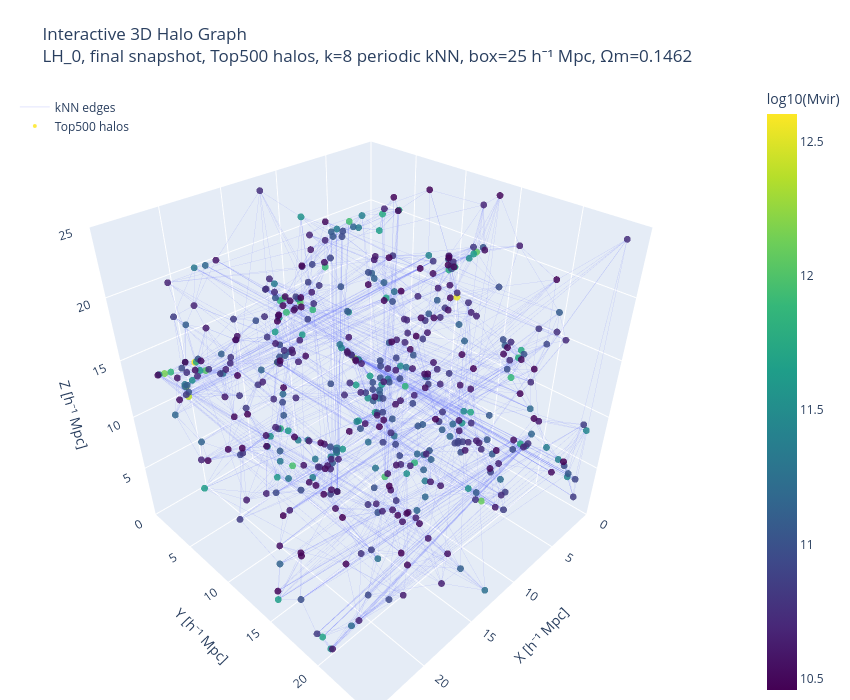

Notebook code cell kept with this figure:
### Markdown cell above
A model with complete collapse would appear almost flat. A good model should follow the rising true `Omega_m` curve. The Static GCN curve is expected to follow the true curve more closely than EvolveGCN-H, consistent with its lower MAE and higher collapse ratio. This plot complements the scatter plot, residual plot, and prediction distribution histogram.

### Code cell
from pathlib import Path
import torch
import numpy as np
import plotly.graph_objects as go

# -----------------------------
# Robust repo paths
# -----------------------------
ROOT = Path.cwd()
if ROOT.name == "visualization":
    ROOT = ROOT.parent.parent

DATASET_PATH = (
    ROOT
    / "data/processed/temporal_500u_none_top500_periodic_knn"
    / "camels_500u_temporal_logmass_none_top500_periodic_knn.pt"
)

OUT_DIR = ROOT / "outputs"
OUT_DIR.mkdir(parents=True, exist_ok=True)

if not DATASET_PATH.exists():
    raise FileNotFoundError(f"Dataset not found: {DATASET_PATH}")

# -----------------------------
# Load dataset
# -----------------------------
dataset = torch.load(DATASET_PATH, map_location="cpu")

print(type(dataset))
print(f"Number of universes: {len(dataset)}")

# -----------------------------
# Select universe and snapshot
# -----------------------------
sample_idx = 0
snapshot_idx = -1  # final snapshot

if isinstance(dataset, dict):
    universe_ids = sorted(dataset.keys(), key=lambda x: int(x.split("_")[1]))
    universe_id = universe_ids[sample_idx]
    sample = dataset[universe_id]
else:
    universe_id = f"index_{sample_idx}"
    sample = dataset[sample_idx]

print(f"Selected universe: {universe_id}")

# -----------------------------
# Extract graph snapshot
# -----------------------------
A = sample["A_list"][snapshot_idx]
X = sample["Nodes_list"][snapshot_idx]
mask = sample["mask_list"][snapshot_idx]
target = sample["target"]

# Convert to numpy
A = A.detach().cpu().numpy()
X = X.detach().cpu().numpy()
mask = mask.detach().cpu().numpy()

print("Original shapes:")
print("A:", A.shape)
print("X:", X.shape)
print("mask:", mask.shape)

# -----------------------------
# Fix shapes safely
# -----------------------------
A = np.squeeze(A)
X = np.squeeze(X)
mask = np.squeeze(mask)

# If mask becomes scalar, ignore it
if mask.ndim == 0:
    mask = np.ones(X.shape[0], dtype=bool)
else:
    mask = mask.reshape(-1).astype(bool)

print("After squeeze:")
print("A:", A.shape)
print("X:", X.shape)
print("mask:", mask.shape)

# Validate feature matrix
if X.ndim != 2:
    raise ValueError(f"Expected X to be 2D after squeeze, got shape {X.shape}")

if X.shape[1] < 4:
    raise ValueError(f"Expected at least 4 feature columns, got X shape {X.shape}")

# Validate adjacency
if A.ndim != 2 or A.shape[0] != A.shape[1]:
    raise ValueError(f"Expected square adjacency matrix, got shape {A.shape}")

# Apply mask only if it matches node count
num_nodes = X.shape[0]

if len(mask) == num_nodes:
    X = X[mask]
    A = A[mask][:, mask]
else:
    print(
        f"Warning: mask length {len(mask)} does not match node count {num_nodes}. "
        "Skipping mask."
    )

print("Final shapes:")
print("A:", A.shape)
print("X:", X.shape)

# -----------------------------
# Feature columns
# -----------------------------
log_mass = X[:, 0]
x_pos = X[:, 1]
y_pos = X[:, 2]
z_pos = X[:, 3]

print(f"Universe ID: {universe_id}")
print(f"Snapshot index: {snapshot_idx}")
print(f"Number of plotted halos: {len(X)}")
print(f"Omega_m target: {float(target):.4f}")
print("Position ranges:")
print(f"X: {x_pos.min():.3f} to {x_pos.max():.3f}")
print(f"Y: {y_pos.min():.3f} to {y_pos.max():.3f}")
print(f"Z: {z_pos.min():.3f} to {z_pos.max():.3f}")

# -----------------------------
# Build edge traces
# -----------------------------
edge_x, edge_y, edge_z = [], [], []

rows, cols = np.where(A > 0)
seen = set()

max_edges = 2500
edge_count = 0

for i, j in zip(rows, cols):
    if i == j:
        continue

    key = tuple(sorted((int(i), int(j))))
    if key in seen:
        continue

    seen.add(key)

    edge_x += [x_pos[i], x_pos[j], None]
    edge_y += [y_pos[i], y_pos[j], None]
    edge_z += [z_pos[i], z_pos[j], None]

    edge_count += 1
    if edge_count >= max_edges:
        break

print(f"Plotted edges: {edge_count}")

# -----------------------------
# Plotly traces
# -----------------------------
edge_trace = go.Scatter3d(
    x=edge_x,
    y=edge_y,
    z=edge_z,
    mode="lines",
    line=dict(width=1),
    opacity=0.18,
    name="kNN edges",
)

node_trace = go.Scatter3d(
    x=x_pos,
    y=y_pos,
    z=z_pos,
    mode="markers",
    marker=dict(
        size=4,
        color=log_mass,
        colorscale="Viridis",
        colorbar=dict(title="log10(Mvir)"),
        opacity=0.85,
    ),
    text=[
        f"Universe: {universe_id}<br>"
        f"Halo {i}<br>"
        f"log10(Mvir): {log_mass[i]:.3f}<br>"
        f"X: {x_pos[i]:.2f}<br>"
        f"Y: {y_pos[i]:.2f}<br>"
        f"Z: {z_pos[i]:.2f}"
        for i in range(len(X))
    ],
    hoverinfo="text",
    name="Top500 halos",
)

fig = go.Figure(data=[edge_trace, node_trace])

fig.update_layout(
    title=(
        f"Interactive 3D Halo Graph<br>"
        f"{universe_id}, final snapshot, Top500 halos, "
        f"k=8 periodic kNN, box=25 h⁻¹ Mpc, Ωm={float(target):.4f}"
    ),
    scene=dict(
        xaxis_title="X [h⁻¹ Mpc]",
        yaxis_title="Y [h⁻¹ Mpc]",
        zaxis_title="Z [h⁻¹ Mpc]",
        xaxis=dict(range=[0, 25]),
        yaxis=dict(range=[0, 25]),
        zaxis=dict(range=[0, 25]),
        aspectmode="cube",
    ),
    width=850,
    height=700,
    margin=dict(l=0, r=0, b=0, t=80),
    legend=dict(x=0.02, y=0.98),
)

fig.show()

# -----------------------------
# Save interactive HTML
# -----------------------------
out_path = OUT_DIR / "interactive_3d_halo_graph_top500_none.html"
fig.write_html(out_path)

print(f"Saved interactive 3D graph to: {out_path}")

### Figure 1 — Plotly figure (JSON) as saved in the notebook; plotly's stock layout.template omitted (floating-point values rounded to 4 significant figures; data arrays with more than 128 entries replaced by an {"elided": "..."} marker saying what was removed)
{"data": [{"line": {"width": 1}, "mode": "lines", "name": "kNN edges", "opacity": 0.18, "type": "scatter3d", "x": {"elided": "7500 float values"}, "y": {"elided": "7500 float values"}, "z": {"elided": "7500 float values"}}, {"hoverinfo": "text", "marker": {"color": {"elided": "500 float values"}, "colorbar": {"title": {"text": "log10(Mvir)"}}, "colorscale": [[0, "#440154"], [0.1111, "#482878"], [0.2222, "#3e4989"], [0.3333, "#31688e"], [0.4444, "#26828e"], [0.5556, "#1f9e89"], [0.6667, "#35b779"], [0.7778, "#6ece58"], [0.8889, "#b5de2b"], [1, "#fde725"]], "opacity": 0.85, "size": 4}, "mode": "markers", "name": "Top500 halos", "text": {"elided": "500 str values"}, "type": "scatter3d", "x": {"elided": "500 float values"}, "y": {"elided": "500 float values"}, "z": {"elided": "500 float values"}}], "layout": {"height": 700, "legend": {"x": 0.02, "y": 0.98}, "margin": {"b": 0, "l": 0, "r": 0, "t": 80}, "scene": {"aspectmode": "cube", "xaxis": {"range": [0, 25], "title": {"text": "X [h⁻¹ Mpc]"}}, "yaxis": {"range": [0, 25], "title": {"text": "Y [h⁻¹ Mpc]"}}, "zaxis": {"range": [0, 25], "title": {"text": "Z [h⁻¹ Mpc]"}}}, "title": {"text": "Interactive 3D Halo Graph<br>LH_0, final snapshot, Top500 halos, k=8 periodic kNN, box=25 h⁻¹ Mpc, Ωm=0.1462"}, "width": 850}}
